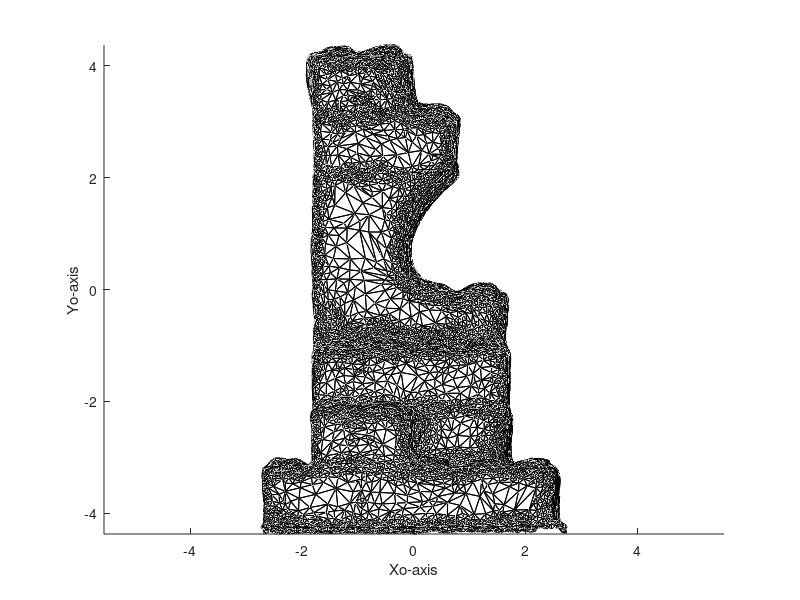

The MATLAB script that drew this image: (Note: this script raises an error after producing the figure.)
load dalekosaur/object.mat

patch('vertices', Xo', 'faces', Faces, 'facecolor', 'w', 'edgecolor', 'k');
axis vis3d;
axis equal;
xlabel('Xo-axis'); ylabel('Yo-axis'); zlabel('Zo-axis');

ObjectDirectory = 'dalekosaur';
InputImage = imread("InputImage1.png");

  
[impoints2D, objpoints3D] = clickPoints( InputImage, ObjectDirectory );
%% New section
figure;
imshow(InputImage); hold on;
plot( impoints2D(:,1), impoints2D(:,2), 'b.');

    figure;
patch('vertices', Xo', 'faces', Faces, 'facecolor', 'w', 'edgecolor', 'k');
axis vis3d;
axis equal;
plot3( objpoints3D(:,1), objpoints3D(:,2), objpoints3D(:,3), 'b.' );


%% Estimate camera projection matrix M
M = estimateCameraProjectionMatrix(impoints2D, objpoints3D);


%% Estimate Transform
function A = estimateCameraProjectionMatrix( im1_points, im2_points )

%creating matrix 
P = zeros(size(im1_points, 1), 9);

%filling matrix with values of points derived via linear equations. 
for i = 1:(size(im1_points))
    P(i*2 - 1, :) = [-1*im1_points(i, 1) -1*im1_points(i, 2) -1 0 0 0 im1_points(i, 1)*im2_points(i, 1) im1_points(i, 2)*im2_points(i, 1) im2_points(i, 1)];
    P(i*2, :) = [0 0 0 -1*im1_points(i, 1) -1*im1_points(i, 2) -1 im1_points(i, 1)*im2_points(i, 2) im1_points(i, 2)*im2_points(i, 2) im2_points(i, 2)];
end


%using SVD to find best fit homography 
if size(P,1) == 8
    [U,S,V] = svd(P);
else
    [U,S,V] = svd(P,'econ');
end

q = V(:,end);

%returning homography values
A = [q(1) q(2) q(3); q(4) q(5) q(6); q(7) q(8) q(9)];

end


function Transform_Image = transform_Image( input_image, transform_matrix, transform_type )
    input_image = im2double(input_image);
    input_image = im2gray(input_image);

    [h,w] = size(input_image);
    corners = [1 w w 1; 1 1 h h; 1 1 1 1];

    corners = transform_matrix * corners;
    
    xlocations = round(corners(1,:)./corners(3,:));
    ylocations = round(corners(2,:)./corners(3,:));


    xmin = 1;
    xmax = max(xlocations);

    ymin = 1;
    ymax = max(ylocations);

    display_size = [xmax - xmin + 1, ymax - ymin + 1];

    [X,Y] = meshgrid( xmin:xmax, ymin:ymax );
    coords = [X(:)';Y(:)';];
    coords = [coords(1,:);coords(2,:);ones(1, display_size(1)*display_size(2));];

    if (strcmp(transform_type, "translate"))
        inverse = transform_matrix;
        inverse(1,3)= -inverse(1,3);
        inverse(2,3)= -inverse(2,3);

     elseif (strcmp(transform_type, "rotate"))
        inverse = transform_matrix;
        inverse(1,2)= -inverse(1,2);
        inverse(2,1)= -inverse(2,1);

     elseif (strcmp(transform_type, "reflect"))
        inverse = transform_matrix;

    elseif (strcmp(transform_type, "shear"))
        inverse = transform_matrix;
        inverse(1,2)= -inverse(1,2);
        inverse(2,1)= -inverse(2,1);
   
     else 
        inverse = inv(transform_matrix);

     end
    sample_pos = inverse * coords;

    x = sample_pos(1,:)./sample_pos(3,:);
    y = sample_pos(2,:)./sample_pos(3,:);

   x = reshape( x', display_size(2), display_size(1));
   y = reshape( y', display_size(2), display_size(1));

    Transform_Image = interp2( input_image, x, y );
    
   
end